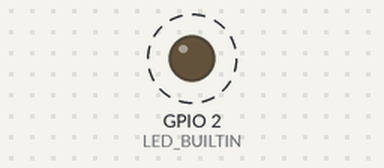
A program run on a simulated ESP32. Shown: output pins drawn as LEDs (lit = HIGH). Dashed ring = blinking.

Above: at 0.5 s.
Timing chart, 0 to 4.6 s (numbered marks = the images above):
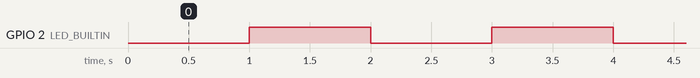

Measured:
- by itself, GPIO 2 (LED_BUILTIN): alternates HIGH for 1.0 s and LOW for 1.0 s

The program:

main.cpp
```cpp
// Esempio di utilizzo dei timer su ESP32.

#include <Arduino.h>

void IRAM_ATTR onTimer();	//ISR Interrupt: IRAM_ATTR indica che deve risiedere in RAM e non in FLASH.

hw_timer_t *timer;

void setup(){
	pinMode(LED_BUILTIN, OUTPUT);

	timer = timerBegin(0, 10000, true);						//Parametri:	Timer (da 0 a 3), Prescaler a 16 bit, direzione conteggio.
	timerAttachInterrupt(timer, &onTimer, true);	//L'ultimo parametro indica se lavorare in
																								//modalità edge (true) o in modalità level (false).

	timerWrite(timer, 0);													//Contatore a 64 bit.
	timerAlarmWrite(timer, 8000, true);						//Parametri:	Puntatore al timer, Autoreload a 64 bit, reset automatico.
	timerAlarmEnable(timer);
}

void loop(){
}

//ISR overflow timer 0.
void IRAM_ATTR onTimer(){
	digitalWrite(LED_BUILTIN, !digitalRead(LED_BUILTIN));
}
```
